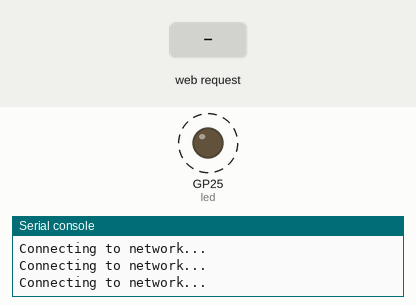
Recording of a program running on a simulated Raspberry Pi Pico running MicroPython. Shown: output pins drawn as LEDs (lit = HIGH), the last lines printed to the serial console. Dashed ring = blinking. Inputs (shaded band) come from the test bench. WiFi joins after 1.5 s.

Above: at 1.25 s.
1.3 s: HTTP request GET / received
At 2.5 s:
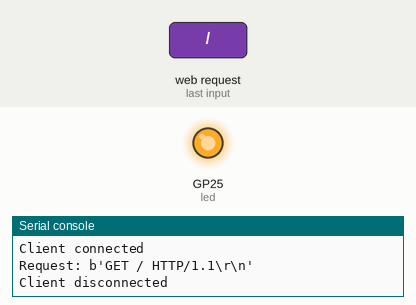
Timing chart, 0 to 4.3 s (numbered marks = the images above; inputs shaded):
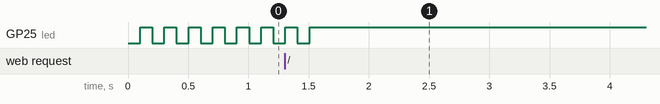

The program:

static_async_server.py
```python
import socket
import time

import network
import uasyncio
from machine import Pin

SSID = 'Shubho'
PASSWORD = '12156891'

led = Pin('LED', Pin.OUT)
html = '''
<html>
<body>
<h1>Raspberry Pi Pico W Server</h1>
<p>Welcome to this Raspberry Pi Pico Server <strong>asynchronously</strong> deployed on the network {}</p>
<p>Server has been online for {} seconds</p>
</body>
</html>
'''


def connect():
    wlan = network.WLAN(network.STA_IF)
    wlan.active(True)
    wlan.disconnect()

    # Connect to the network
    wlan.connect(SSID, PASSWORD)

    # Wait for connection
    max_attempts = 200
    while max_attempts > 0:
        if wlan.status() < 0 or wlan.status() >= 3:
            break
        max_attempts -= 1
        time.sleep(0.1)
        led.toggle()
        print('Connecting to network...')

    if wlan.isconnected():
        print('Connected to network', SSID)

        # Print network information
        print('Network config:', wlan.ifconfig())
        led.value(1)
    else:
        print('Connection failed to network', SSID)
        led.value(0)


async def serve(reader, writer):
    print('Client connected')

    request = await reader.readline()
    print('Request:', request)

    while True:
        line = await reader.readline()
        if not line or line == b'\r\n':
            break

    response = html.format(SSID, time.ticks_cpu() // 1000000)
    writer.write('HTTP/1.0 200 OK\r\nContent-type: text/html\r\n\r\n')
    writer.write(response)
    await writer.drain()
    await writer.wait_closed()
    print('Client disconnected')


async def main():
    connect()

    print('Starting server...')
    uasyncio.create_task(uasyncio.start_server(serve, '0.0.0.0', 80))
    while True:
        await uasyncio.sleep(1)


try:
    uasyncio.run(main())
finally:
    uasyncio.new_event_loop()
```
